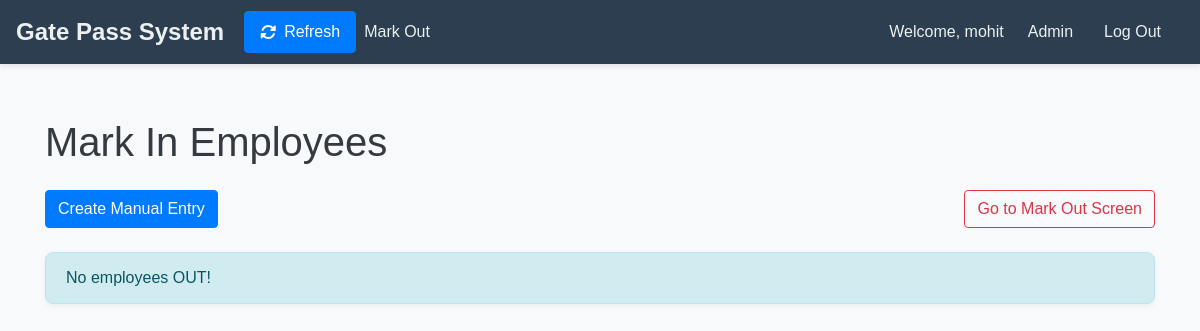
Page /mark_in/ (signed in) on the earlier database version.
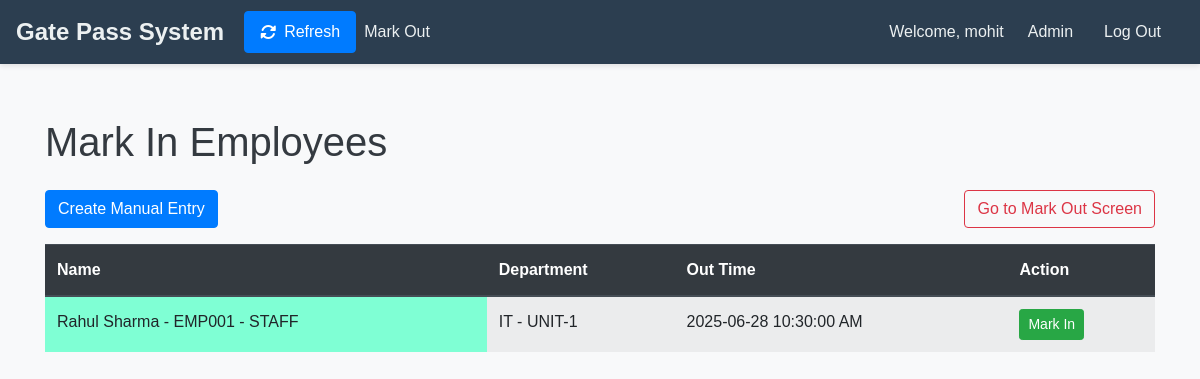
Same page on the later database version.
### gatepass_app/models.py (models this page shows)
class GatePass(models.Model):
    GATEPASS_NO = models.CharField(max_length=60, primary_key=True) # Assuming GATEPASS_NO is unique and primary key
    GATEPASS_DATE = models.DateField()
    PAYCODE = models.CharField(max_length=60)
    NAME = models.CharField(max_length=300, null=True, blank=True)
    DEPARTMENT = models.CharField(max_length=300, null=True, blank=True)
    GATEPASS_TYPE = models.CharField(max_length=150, null=True, blank=True)
    REMARKS = models.CharField(max_length=765, null=True, blank=True)
    REQUEST_TIME = models.CharField(max_length=60, null=True, blank=True)
    AUTH = models.CharField(max_length=3, null=True, blank=True)
    AUTH1_BY = models.CharField(max_length=24, null=True, blank=True)
    AUTH1_STATUS = models.CharField(max_length=3, null=True, blank=True)
    AUTH1_DATE = models.DateField(null=True, blank=True)
    AUTH1_REMARKS = models.CharField(max_length=150, null=True, blank=True)
    FINAL_STATUS = models.CharField(max_length=3, null=True, blank=True) # A = Approved
    OUT_TIME = models.DateTimeField(null=True, blank=True)
    OUT_BY = models.CharField(max_length=60, null=True, blank=True) # Represents who marked out
    IN_TIME = models.DateTimeField(null=True, blank=True)
    IN_BY = models.CharField(max_length=60, null=True, blank=True) # Represents who marked in
    INOUT_STATUS = models.CharField(max_length=3, null=True, blank=True) # O = Out, I = In
    UNIT_NAME = models.CharField(max_length=300, null=True, blank=True) # Represents the unit name EXAMPLE: UNIT-1, UNIT-2, etc.
    EMP_TYPE = models.CharField(max_length=60, null=True, blank=True) # Represents the employee type S =STAFF /W =WORKER
    LUNCH = models.CharField(max_length=3, null=True, blank=True) # Represents the lunch status Y/N
    duration = models.IntegerField(max_length=3, null=True, blank=True) # Represents the duration of the gatepass in minutes
    class Meta:
        db_table = 'GATEPASS' # The actual view name in Oracle

### gatepass_app/views.py (the view)
# urls.py: path('mark_in/', views.mark_in_screen, name='mark_in_screen'),
@login_required
def mark_in_screen(request):
    employees_to_mark_in = []
    out_employees = GatePass.objects.filter(
        INOUT_STATUS='O',
        IN_TIME__isnull=True,  # Not yet marked out
    ).values(
        'GATEPASS_NO','NAME','PAYCODE','EMP_TYPE','DEPARTMENT',
        'UNIT_NAME','OUT_TIME'
    )
    for I in out_employees:
        employee_dict = {
            'GATEPASS_NO' : I['GATEPASS_NO'],
            'NAME' : I['NAME'] + ' - ' + I['PAYCODE'] + ' - ' + I['EMP_TYPE'] ,
            'DEPARTMENT_UNIT' : I['DEPARTMENT'] + ' - ' + I['UNIT_NAME'],
            'OUT_TIME' : I['OUT_TIME'],
            'EMP_TYPE': I['EMP_TYPE'],  # Include EMP_TYPE for display
        }
        employees_to_mark_in.append(employee_dict)
    return render(request, 'gatepass_app/mark_in_screen.html', {'employees': employees_to_mark_in})

### gatepass_app/templates/gatepass_app/mark_in_screen.html (shortened to what this page needs)
{% extends 'gatepass_app/base.html' %}
{% load tz %}
{% block content %}
<h1 class="mb-4">Mark In Employees</h1>
<div class="d-flex justify-content-between mb-3">
    <a class="btn btn-primary" href="{% url 'create_manual_gatepass_entry' %}">Create Manual Entry</a>
    <a class="btn btn-outline-danger" href="{% url 'mark_out_screen' %}">Go to Mark Out Screen</a>
</div>
{% if employees %}
<div class="table-responsive">
    <table class="table table-striped table-hover">
        <thead class="thead-dark">
            <tr>
                <th>Name</th>
                <th>Department</th>
                <th>Out Time</th>
                <th>Action</th>
            </tr>
        </thead>
        <tbody>
            {% for employee in employees %}
            <tr>
                {% if employee.EMP_TYPE == 'STAFF'%}
                <td style="background-color: aquamarine;">{{ employee.NAME }}</td>
                {% else %}
                <td style="background-color: rgba(245, 168, 219, 0.623);">{{ employee.NAME }}</td>
                {% endif %}
                <td>{{ employee.DEPARTMENT_UNIT }}</td>
                <td>
                    {% if employee.OUT_TIME %}
                        {{ employee.OUT_TIME|date:"Y-m-d H:i:s A" }}
                    {% else %}
                        N/A
                    {% endif %}
                </td>
                <td>
                    <form action="{% url 'process_mark_in' gatepass_no=employee.GATEPASS_NO %}" method="post">
                        <button type="submit" class="btn btn-success btn-sm mark-button">Mark In</button>
                    </form>
                </td>
            </tr>
            {% endfor %}
        </tbody>
    </table>
</div>
{% else %}
<div class="alert alert-info" role="alert">
    No employees OUT!
</div>
{% endif %}
{% endblock %}

### gatepass_app/templates/gatepass_app/base.html (shortened to what this page needs)
{% load static %}
<!DOCTYPE html>
<html lang="en">
<head>
    <link href="{% static 'gatepass_app/vendor/bootstrap/css/bootstrap.min.css' %}" rel="stylesheet">
    <link rel="stylesheet" href="{% static 'gatepass_app/css/loading_spinner.css' %}">
    <link rel="stylesheet" href="{% static 'gatepass_app/vendor/fontawesome/css/all.min.css' %}">
</head>
<body>
    <nav class="navbar navbar-expand-lg navbar-dark bg-dark">
        <a class="navbar-brand" href="{% url 'home_screen' %}">Gate Pass System</a>
        <button id="refreshPageButton" class="btn btn-secondary"><i class="fas fa-sync-alt"></i> Refresh</button>
        <div class="collapse navbar-collapse" id="navbarNav">
            <ul class="navbar-nav mr-auto">
                {% if request.resolver_match.url_name == 'mark_out_screen' %}
                    <li class="nav-item">
                        <a class="nav-link" href="{% url 'mark_in_screen' %}">Mark In</a>
                    </li>
                {% elif request.resolver_match.url_name == 'mark_in_screen' %}
                    <li class="nav-item">
                        <a class="nav-link" href="{% url 'mark_out_screen' %}">Mark Out</a>
                    </li>
                {% endif %}
            </ul>
            <span class="navbar-text mr-3">
                Welcome, {{ request.user.username }}
            </span>
            {% if request.user.username == 'mohit' %}
            <ul class="navbar-nav">
                <li class="nav-item">
                    <a class="nav-link" href="{% url 'admin:index' %}">Admin </a>
                </li>
            </ul>
            {% endif %}
            <ul class="navbar-nav">
                <li class="nav-item">
                    <a class="nav-link" href="{% url 'logout' %}">Log Out</a>
                </li>
            </ul>
        </div>
    </nav>
    <div class="container mt-4">
        {% block content %}{% endblock %}
    </div>
</body>
</html>

### gatepass_app/templates/gatepass_app/base.html (style rules this page uses)
:root { --primary-blue: #007bff; --navbar-bg: #2c3e50; --navbar-text: #ecf0f1; --navbar-hover: #34495e; --light-bg: #f8f9fa; --dark-text: #343a40; }
body { font-family: 'Poppins', sans-serif; background-color: var(--light-bg); color: var(--dark-text); line-height: 1.6; }
.navbar { background-color: var(--navbar-bg) !important; box-shadow: 0 2px 5px rgba(0,0,0,0.1); }
.navbar-brand { color: var(--navbar-text) !important; font-weight: 600; font-size: 1.5rem; margin-right: 20px; }
.navbar-nav .nav-link { color: var(--navbar-text) !important; transition: color 0.3s ease; font-weight: 400; margin-right: 15px; }
.navbar-text { color: var(--navbar-text) !important; font-weight: 300; margin-right: 1.5rem; }
#refreshPageButton { background-color: var(--primary-blue); border-color: var(--primary-blue); color: white; font-weight: 500; transition: background-color 0.3s ease, transform 0.2s ease; display: flex; align-items: center; padding: 8px 15px; }
#refreshPageButton i { margin-right: 8px; }
.container { padding-top: 30px; padding-bottom: 50px; }

Differences in the rows shown:
added GatePass: OUT_TIME "2025-06-28 10:30:00 AM"
Other differences:
text no longer shown: "No employees OUT!"
text now shown: "Name Department Out Time Action"
new list line: "Rahul Sharma - EMP001 - STAFF IT - UNIT-1 Mark In"
